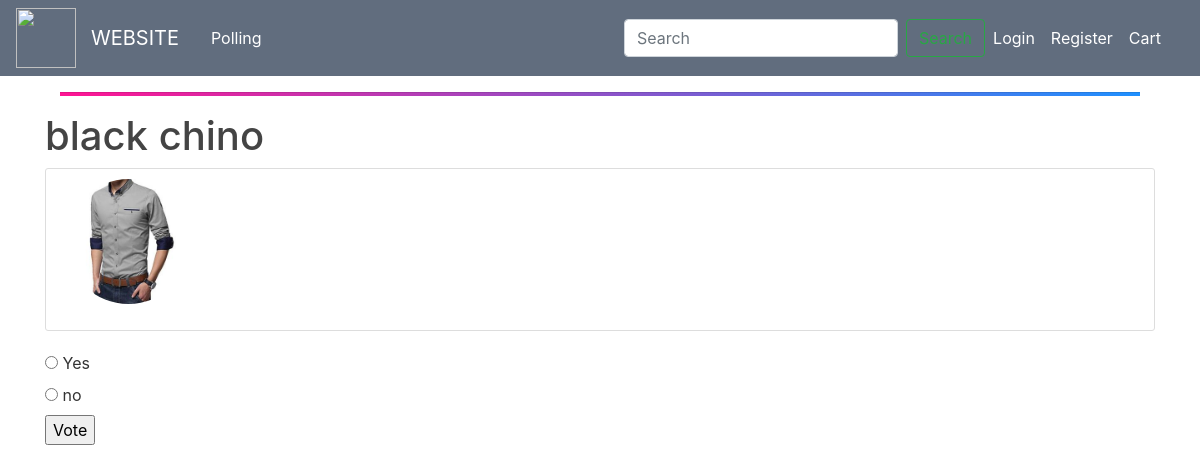
Before: /polls/4/ with the older database file.
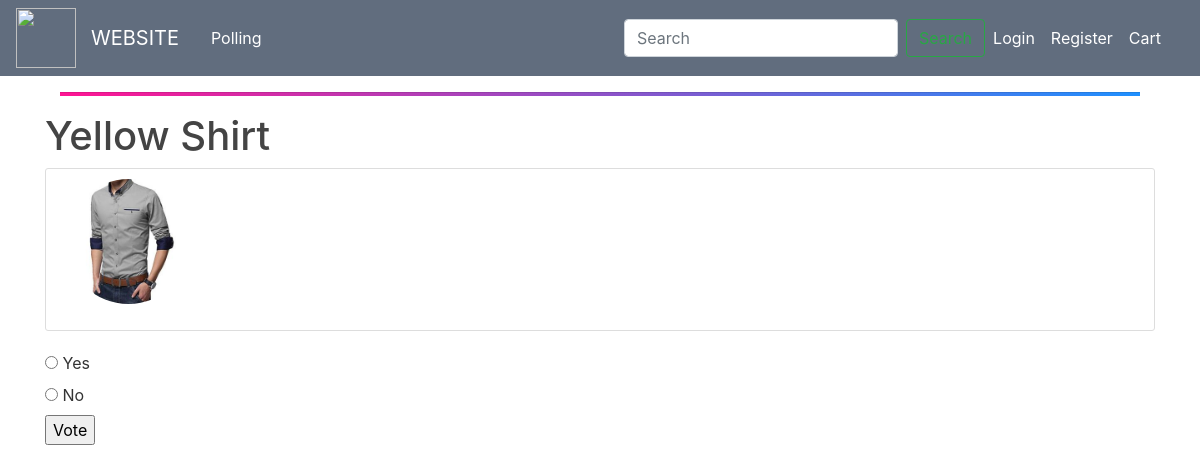
After: the same page with the newer database file.
### polls/models.py (models this page shows, shortened)
class Question(models.Model):
    question_text = models.CharField(max_length=200)
    department = models.CharField(max_length=120, choices=DEPARTMENTS, default='None')
    club = models.CharField(max_length=120, choices=CLUBS, default='None')
    image = models.ImageField( default='default.jpg', upload_to='images/')
    pub_date = models.DateTimeField(auto_now_add=True)
    status = models.BooleanField(default=True)

class Choice(models.Model):
    question = models.ForeignKey(Question, on_delete=models.CASCADE)
    choice_text = models.CharField(max_length=200)
    votes = models.IntegerField(default=0)

### polls/views.py (the view)
# urls.py: path('<int:pk>/', views.DetailView.as_view(), name='detail'),
class DetailView(generic.DetailView):
    model = Question
    template_name = 'polls/detail.html'

### polls/templates/polls/detail.html (shortened to what this page needs)
{% extends "blog/base.html" %}
{% block content %}
                     <div class="container">
                        <h1>{{ question.question_text }}</h1>
                    <div class="content-section">
                      <div class="media">
                        <img class="rounded-circle account-img" src="{{ question.image.url }}">
                      </div>
                    </div>
                         {% if error_message %}<p><strong>{{ error_message }}</strong></p>
                         <li><a href="{% url 'polls:index'  %}">Go Back To Poll</a></li>
                         {% else %}
                             <form action="{% url 'polls:vote' question.id %}" method="post">
                            {% for choice in question.choice_set.all %}
                                <input type="radio" name="choice" id="choice{{ forloop.counter }}" value="{{ choice.id }}">
                                <label for="choice{{ forloop.counter }}">{{ choice.choice_text }}</label><br>
                            {% endfor %}
                            <input type="submit" value="Vote">
                            </form>
                        </div>
                         {% endif %}
{% endblock %}

Changed rows visible on the page:
removed Choice: choice_text "no"
changed Question: question_text "black chino" → "Yellow Shirt"
added Choice: choice_text "No"
